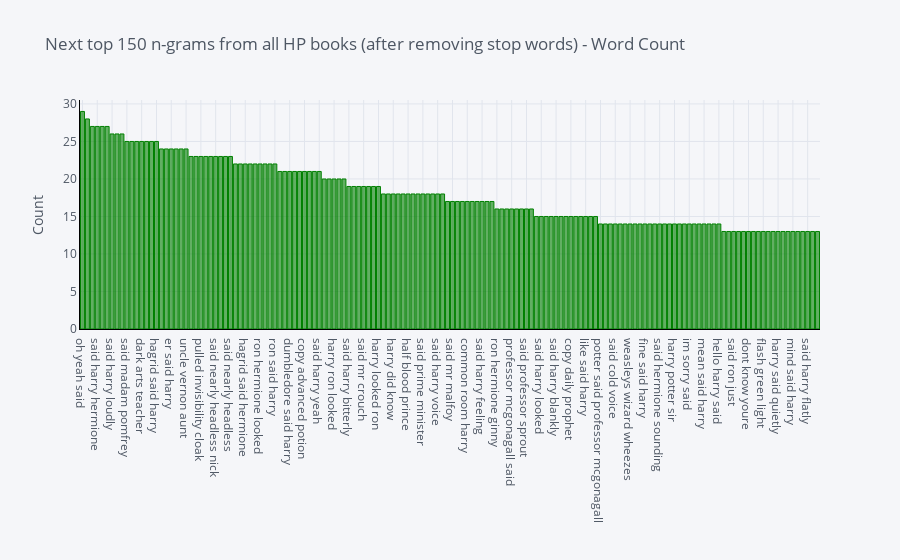

Notebook source saved alongside this figure:
### Code cell
all_ngrams = get_top_ngram(hp_texts['Text'], (3,4))[50:200]       
an_counts_df = pd.DataFrame(all_ngrams, columns = ['n-gram' , 'count'])
an_counts_df.groupby('n-gram').sum()['count'].sort_values(ascending=False).iplot(
    color='green', kind='bar', yTitle='Count', linecolor='black', title='Next top 150 n-grams from all HP books (after removing stop words) - Word Count')

### Figure 1 — Plotly figure (JSON) as saved in the notebook; plotly's stock layout.template omitted (floating-point values rounded to 4 significant figures; data arrays with more than 128 entries replaced by an {"elided": "..."} marker saying what was removed)
{"data": [{"marker": {"color": "rgba(0, 128, 0, 0.6)", "line": {"color": "rgba(0, 128, 0, 1.0)", "width": 1}}, "name": "count", "orientation": "v", "text": "", "type": "bar", "x": {"elided": "150 str values"}, "y": {"elided": "150 int values"}}], "layout": {"legend": {"bgcolor": "#F5F6F9", "font": {"color": "#4D5663"}}, "paper_bgcolor": "#F5F6F9", "plot_bgcolor": "#F5F6F9", "title": {"font": {"color": "#4D5663"}, "text": "Next top 150 n-grams from all HP books (after removing stop words) - Word Count"}, "xaxis": {"gridcolor": "#E1E5ED", "linecolor": "black", "showgrid": true, "tickfont": {"color": "#4D5663"}, "title": {"font": {"color": "#4D5663"}, "text": ""}, "zerolinecolor": "#E1E5ED"}, "yaxis": {"gridcolor": "#E1E5ED", "linecolor": "black", "showgrid": true, "tickfont": {"color": "#4D5663"}, "title": {"font": {"color": "#4D5663"}, "text": "Count"}, "zerolinecolor": "#E1E5ED"}}}
